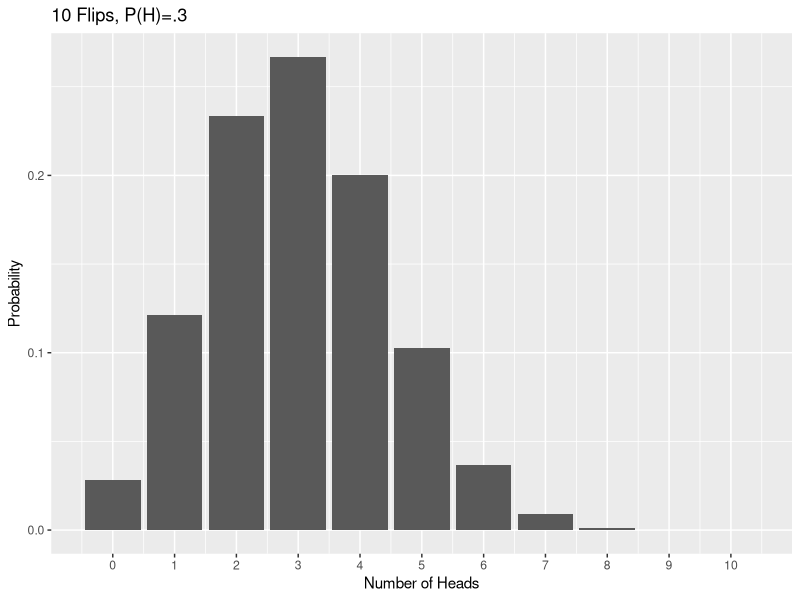
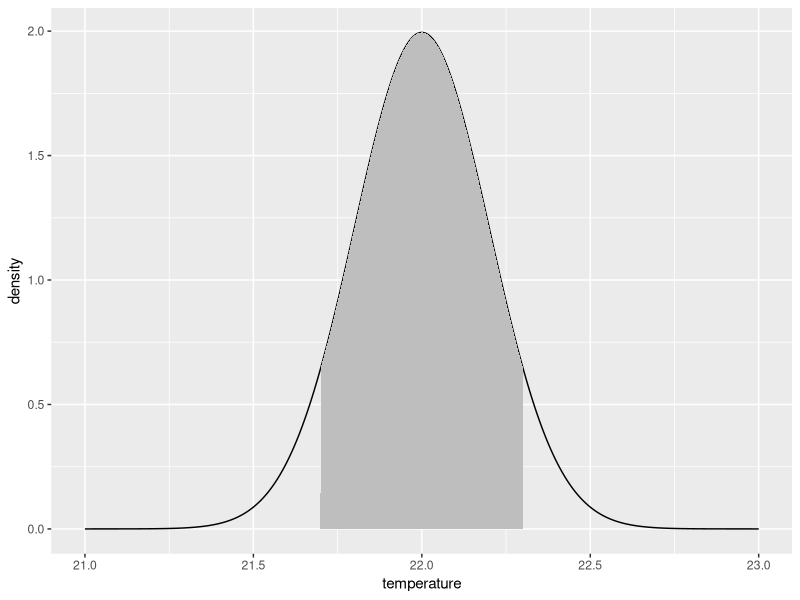
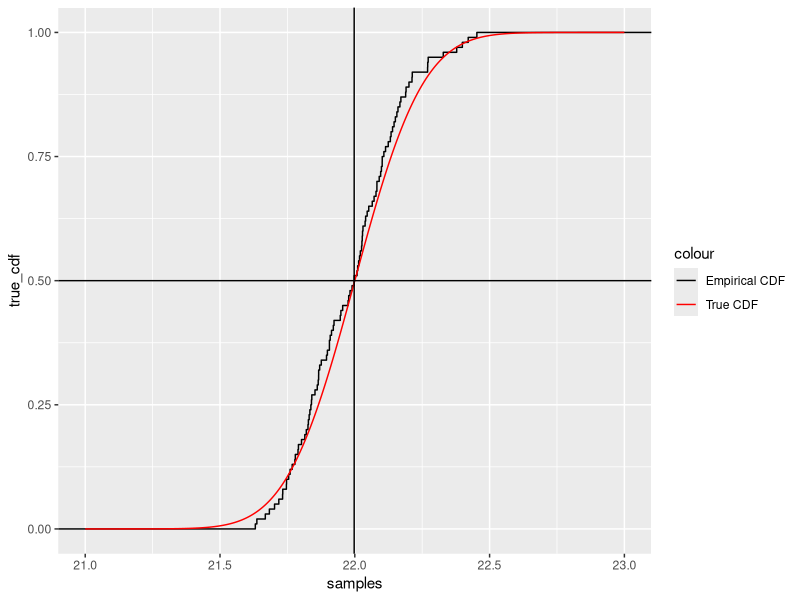
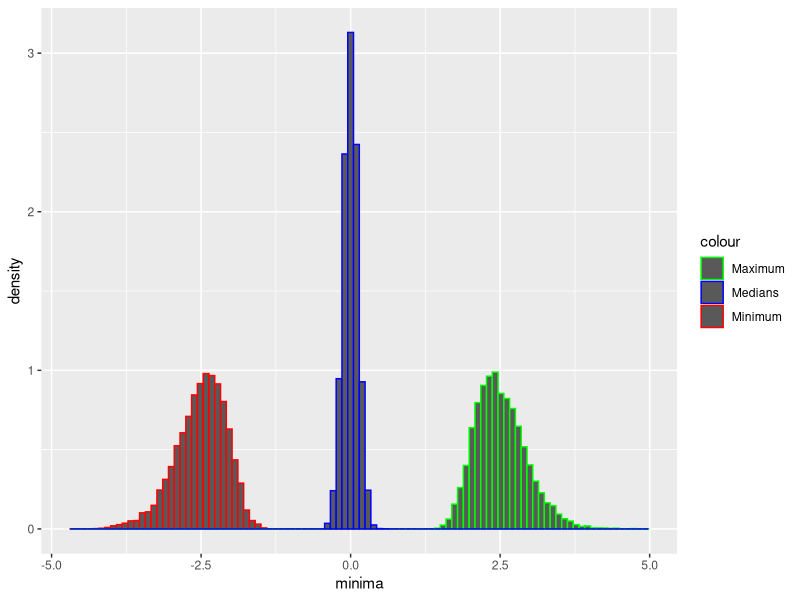
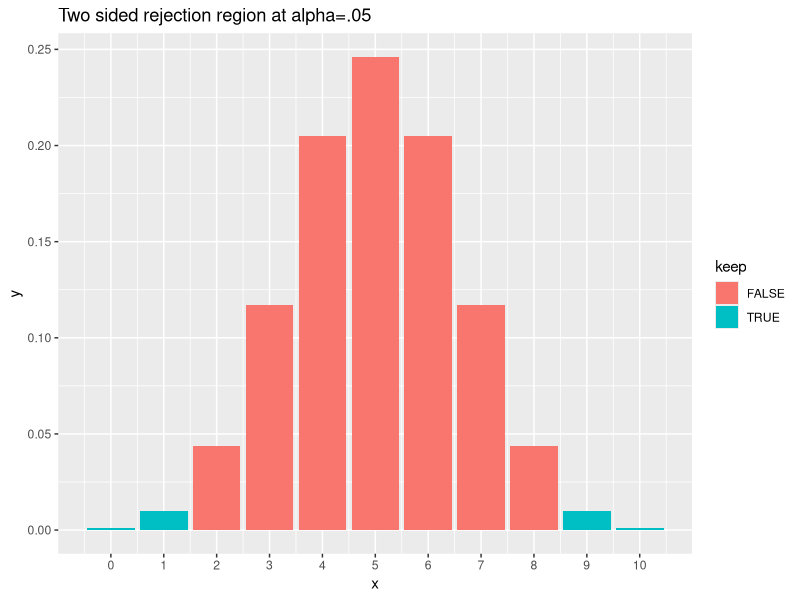
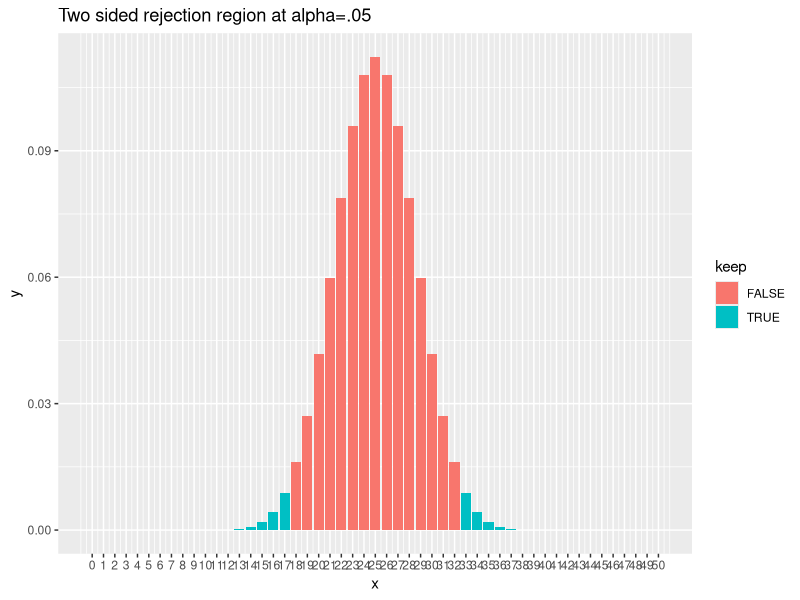
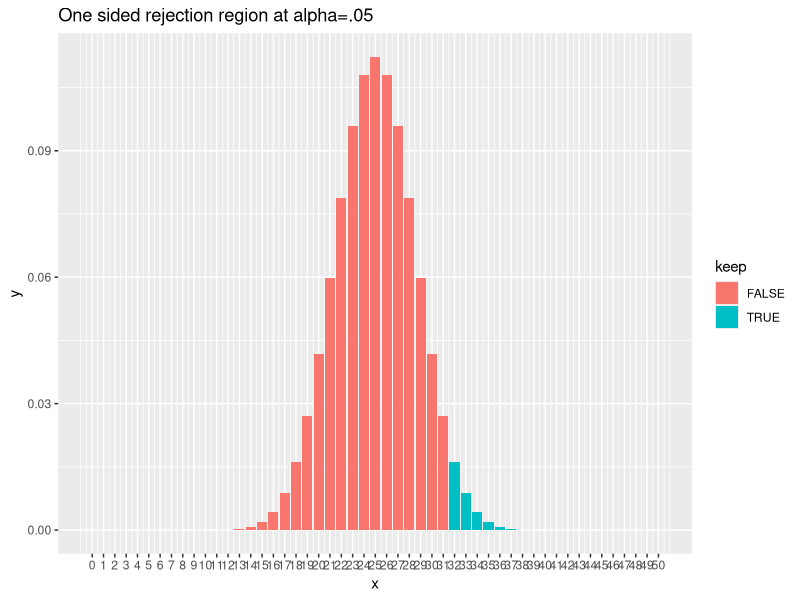
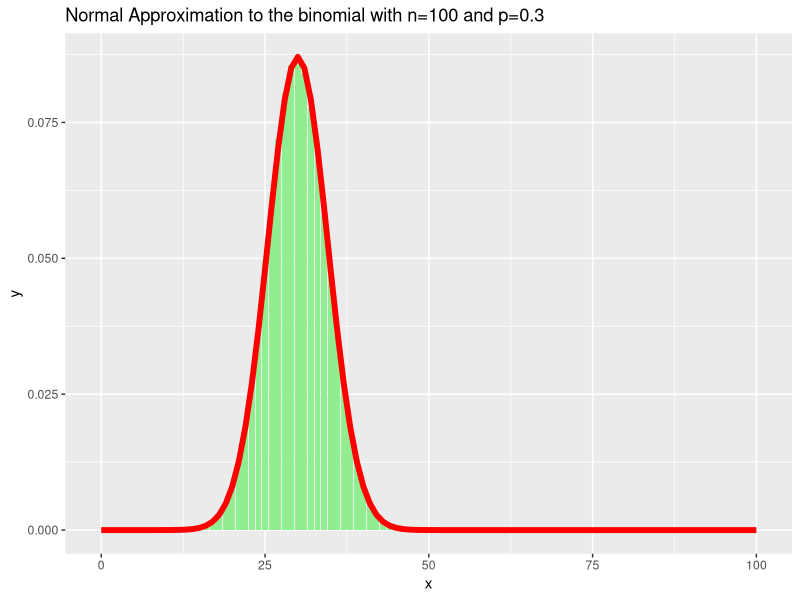

Reproduce these figures in R, in order.
## ---- chunk 1
library(glue)
## ---- chunk 2
library(ggplot2)
x <- dbinom(seq(0, 10), 10, .3)
ggplot() +
    geom_bar(aes(x = seq(0, 10), y = x), stat = "identity") +
    scale_x_continuous(breaks = seq(0, 10)) +
    xlab("Number of Heads") +
    ylab("Probability") +
    ggtitle("10 Flips, P(H)=.3")
## ---- chunk 3
library(tidyverse)
## ---- chunk 4
temperature <- seq(21, 23, .001)
density <- dnorm(temperature, 22, .2)
p <- pnorm(22.3, 22, .2) - pnorm(21.7, 22, .2)
ggplot() +
    geom_line(aes(x = temperature, y = density)) +
    geom_ribbon(aes(x = temperature, ymin = 0, ymax = if_else(temperature >= 21.7 & temperature <= 22.3, density, 0)), fill = "gray")
## ---- chunk 5
samples <- rnorm(100, 22, .2)
true_cdf <- pnorm(temperature, 22, .2)
ggplot() +
    stat_ecdf(aes(x = samples, color = "Empirical CDF")) +
    geom_line(aes(x = temperature, y = true_cdf, color = "True CDF")) +
    scale_color_manual(values = c("Empirical CDF" = "black", "True CDF" = "red")) +
    geom_hline(yintercept = .5) +
    geom_vline(xintercept = median(samples))
## ---- chunk 6
minima <- replicate(10000, min(rnorm(100, 0, 1)))
maxima <- replicate(10000, max(rnorm(100, 0, 1)))
medians <- replicate(10000, median(rnorm(100, 0, 1)))
ggplot() +
    geom_histogram(aes(x = minima, y = after_stat(density), color = "Minimum"), bins = 100) +
    geom_histogram(aes(x = maxima, y = after_stat(density), color = "Maximum"), bins = 100) +
    geom_histogram(aes(x = medians, y = after_stat(density), color = "Medians"), bins = 100) +
    scale_color_manual(values = c("Minimum" = "red", "Maximum" = "green", "Medians" = "blue"))
## ---- chunk 7
library(ggplot2)
rejection2 <- function(n,d=10) {
    results <- data.frame(x=seq(0,n),y=dbinom(seq(0,n),n,.5),keep=sapply(seq(0,n),function(x) (x<qbinom(.025,n,.5)) | (x>qbinom(.975,n,.5))))
    ggplot(data=results,aes(x=x,y=y,fill=keep))+geom_bar(stat="identity")+
    scale_x_continuous(breaks=seq(0,n,d))+ggtitle("Two sided rejection region at alpha=.05")

}
rejection1 <-function(n,d=10) {
    results <- data.frame(x=seq(0,n),y=dbinom(seq(0,n),n,.5),keep=sapply(seq(0,n),function(x) (x>qbinom(.95,n,.5))))
    ggplot(data=results,aes(x=x,y=y,fill=keep))+geom_bar(stat="identity")+
    scale_x_continuous(breaks=seq(0,n,d))+ggtitle("One sided rejection region at alpha=.05")
}
## ---- chunk 8
rejection2(10, 1)

## ---- chunk 9
rejection2(50,1)
## ---- chunk 10
rejection1(50, 1)
## ---- chunk 11
compare <- function(n, p = .5) {
    results <- data.frame(x = seq(0, n), y = dbinom(seq(0, n), n, p), z = dnorm(seq(0, n), mean = p * n, sd = sqrt(n * p * (1 - p))))
    ggplot(data = results) +
        geom_bar(aes(x = x, y = y), stat = "identity", fill = "lightgreen") +
        geom_line(aes(x = x, y = z), color = "red", size = 2) +
        ggtitle(glue("Normal Approximation to the binomial with n={n} and p={p}"))
}
compare(100, .3)
## ---- chunk 12
# look at the probability density for this case
probs <- dbinom(seq(0, 20), 20, .5)
# The qbinom function tells us the threshold
rejection <- qbinom(.95, 20, .5)
# We check this by comparing the probability of $15-20$ vs $14-20$ heads:
sum(probs[16:21]) # remember probs[i] is the chance of i-1 heads
sum(probs[15:21])
# The chance of $15-20$ heads is greater than $.05$.
## ---- chunk 13
probs6 <- dbinom(seq(0, 20), 20, .6)
sum(probs6[1:15])
## ---- chunk 14
probs8 <- dbinom(seq(0, 20), 20, .8)
sum(probs8[1:15])
## ---- chunk 15
rejection <- qbinom(.95, 100, .5)
probs6 <- dbinom(seq(0, 100), 100, .6)
sum(probs6[1:rejection])
## ---- chunk 16
simulated <- rbinom(10000, 4600, .224)
sum(simulated >= 1133)
